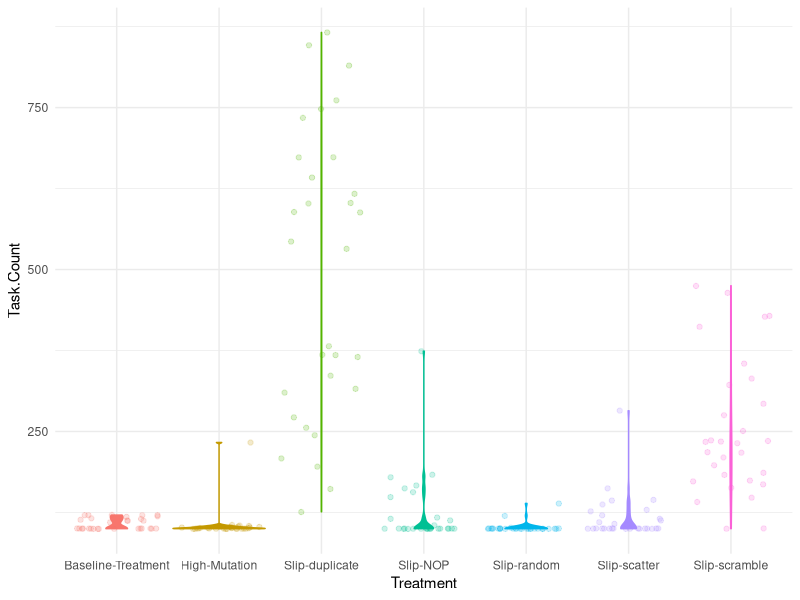
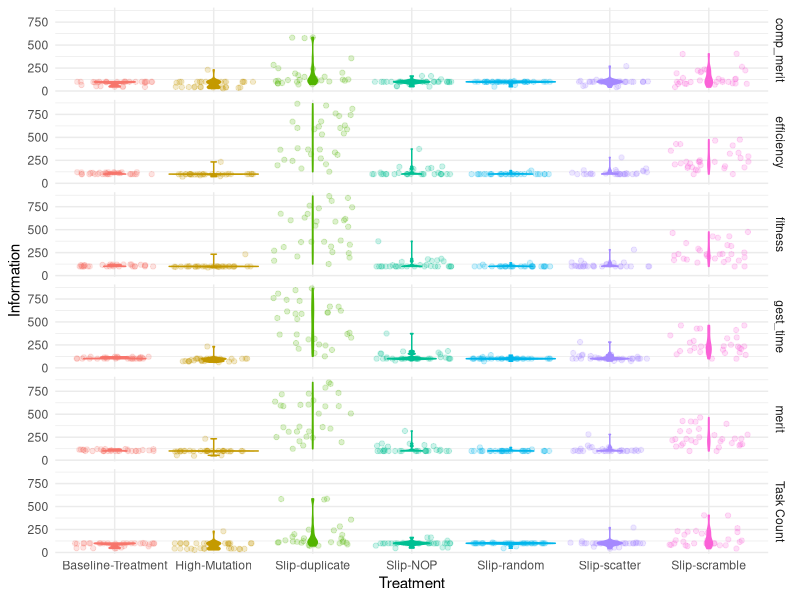
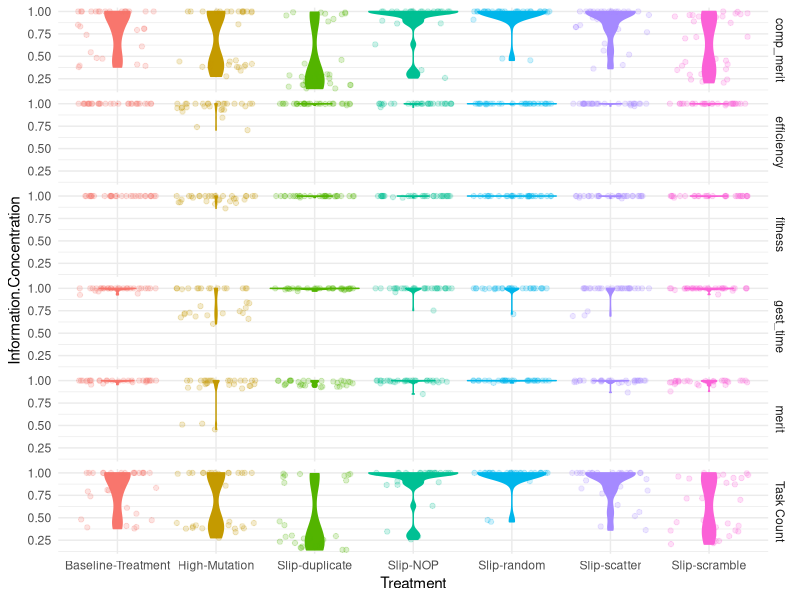
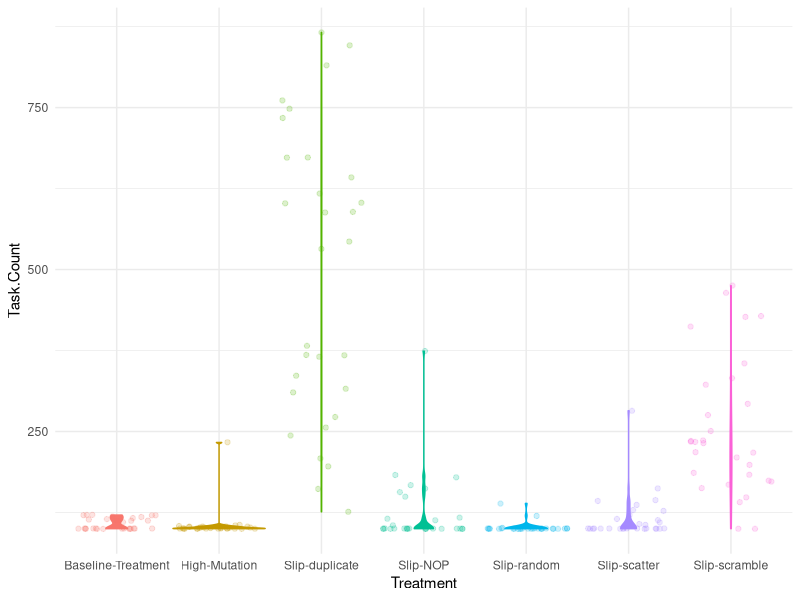
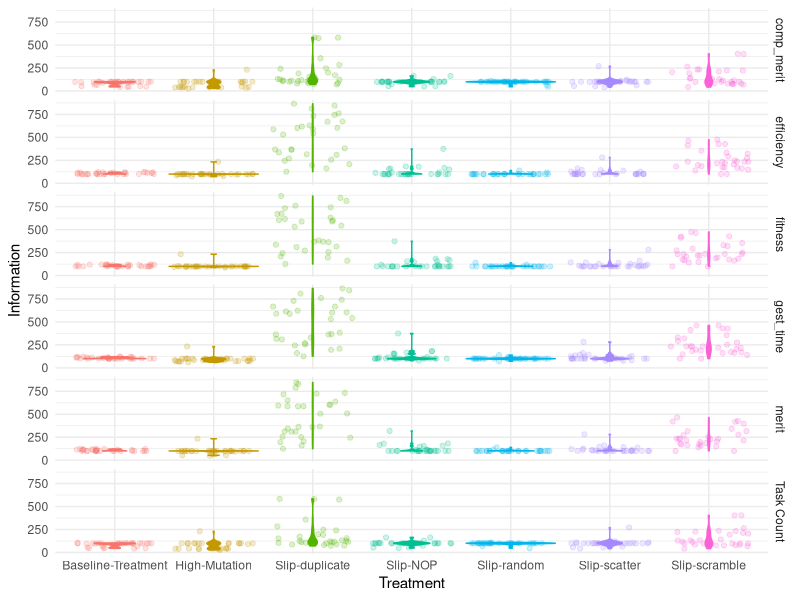
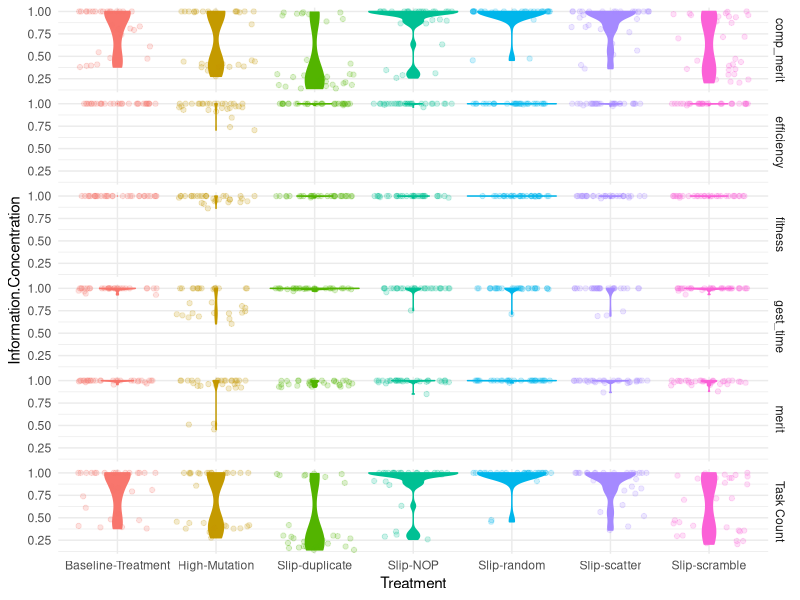

The R source for these figures, in order:
## ---- chunk 1
library(ggplot2)
setwd("/Users/cameronhaynes/Documents/VSCodeGitProjects/AvidaGeneDupe/experiments/2022-3-29-PaperDuplication/TidiedData")
data <- read.csv("FinalDominantGenomeLengths.csv")
names(data)
ggplot(data,aes(x=Treatment,y=Task.Count,color=Treatment,fill=Treatment)) + #Add color=Replicate with a replicate column to plot each curve seperately 
  geom_violin() +
  geom_jitter(alpha = 0.2) +
  theme_minimal() +
  theme(legend.position = 'none')#+ facet_grid(Treatment~.) # Uncomment to plot faceted by treatment

ggsave("LalejiniEtAlReplicationFinalDominantGenomeLengthsViolin.pdf")
## ---- chunk 2
library(ggplot2)
setwd("/Users/cameronhaynes/Documents/VSCodeGitProjects/AvidaGeneDupe/experiments/2022-3-29-PaperDuplication/TidiedData")
data <- read.csv("FinalDominantInfo.csv")
names(data)
ggplot(data,aes(x=Treatment,y=Information,color=Treatment,fill=Treatment)) + #Add color=Replicate with a replicate column to plot each curve seperately 
  geom_violin() +
  geom_jitter(alpha = 0.2) +
  theme_minimal() +
  theme(legend.position = 'none') + facet_grid(Information.Type~.) # Uncomment to plot faceted by treatment

ggsave("LalejiniEtAlReplicationFinalDominantInfo.pdf")
## ---- chunk 3
library(ggplot2)
setwd("/Users/cameronhaynes/Documents/VSCodeGitProjects/AvidaGeneDupe/experiments/2022-3-29-PaperDuplication/TidiedData")
data <- read.csv("FinalDominantInfo.csv")
names(data)
ggplot(data,aes(x=Treatment,y=Information.Concentration,color=Treatment,fill=Treatment)) + #Add color=Replicate with a replicate column to plot each curve seperately 
  geom_violin() +
  geom_jitter(alpha = 0.2) +
  theme_minimal() +
  theme(legend.position = 'none') + facet_grid(Information.Type~.) # Uncomment to plot faceted by treatment

ggsave("LalejiniEtAlReplicationFinalDominantInfoConcentration.pdf")
